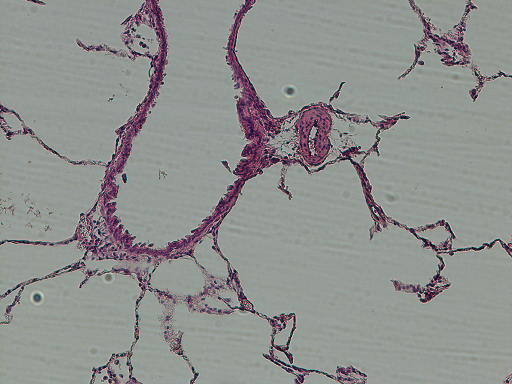
#> input picture assets/microphotographs-of-pulmonary-blood-vessels.png, 512 x 384 px
$ python results_helpers.py   (older library calls are emulated)
#> lines starting #> are read from the running program, lines starting #| are printed output that depends on the picture
### calculate_aptitude.py
import numpy as np
import cv2

"""
@breaf: This function is used to calculate the aptitude of the individuals in the population using any Objective Function passed as a parameter
@context: General approach to evaluate the individuals in the population
@param population: np.ndarray -> All population to be evaluated -> F.E: [[2.3, 4.5], [1.4, -0.2]]
@param objective_function: function -> Objective function to evaluate the individuals
@param of_params: Any additional parameter needed by the objective function. could change depending on the objective function
@return: np.ndarray -> Aptitude of the individuals in the population (Vector) [9, 5]
"""
# [7 lines left out: function evaluate_population, not called in this run]


def apply_sigmoid(img, alpha: float, delta: float)-> float:
    output_img = 1 / (1 + np.exp(alpha * (delta - img)))
    output_img = cv2.normalize(output_img, None, 0, 1, cv2.NORM_MINMAX)
    return output_img


# [14 lines left out: function apply_clahe, not called in this run]


def calculate_shannon_entropy(img) -> float:
    img_flat = img.flatten()
    hist_counts, _ = np.histogram(img_flat, bins=256, range=(0, 1), density=False)
    total_pixels = np.sum(hist_counts)
    probabilities = hist_counts / total_pixels
    probabilities = probabilities[probabilities > 0]
    return -np.sum(probabilities * np.log2(probabilities))


# [42 lines left out: functions obj_func_shannon_entropy, calculate_spatial_entropy, obj_func_spatial_entropy, not called in this run]


# [22 lines that do not run on import are left out]

### results_helpers.py
"""
@brief: Save the results in a csv file
@description: This function saves the results in a csv file. If the file already exists, it appends the new row to the file.
@param: ga_result: dict - dictionary with the results of the genetic algorithm
@param: ga_config: dict - dictionary with the configuration of the genetic algorithm
@param: folder_path: str - path to save the results
@return: None
"""
def save_results(ga_result: dict, ga_config: dict,  folder_path: str) -> None:
#> called with folder_path = './assets/results/'
    import os
    from datetime import datetime
    import pandas as pd

    try:

        # FORMAT THE RESULTS
        results = {}
        for i, value in enumerate(ga_result['individual']):
            results[f'individual_variable_{i+1}'] = value
        results['aptitude'] = ga_result['aptitude']
        results.update(ga_config)
        results['limits'] = str(list(results['limits']))
        results['image_height'] = results['image'].shape[0]
        results.pop('image')
        if hasattr(results['objetive_function'], '__name__'):
            results['objetive_function'] = results['objetive_function'].__name__
        if hasattr(results['parent_selection_optimization'], '__name__'):
            results['parent_selection_optimization'] = results['parent_selection_optimization'].__name__

        # SAVE THE RESULTS
        # Create the folder if it doesn't exist
        folder = os.path.dirname(folder_path)
        if not os.path.exists(folder):
            os.makedirs(folder)

        # define the file name using the image_path name or the current date and time
        file_name = results.get('image_path').split('/')[-1] if results.get('image_path') else datetime.now().strftime("%Y%m%d_%H%M%S")
        #remove the file extension
        file_name = file_name.split('.')[0]

        # validate if the file_name exists in the folder path. if it exists, open and add the new row to the file. if not, create a new file and add the row.
        if os.path.exists(f"{folder_path}{file_name}.csv"):
            # open the file
            df = pd.read_csv(f"{folder_path}{file_name}.csv")
            # add the new row to the existing file
            df = df._append(results, ignore_index=True)
            df.to_csv(f"{folder_path}{file_name}.csv", index=False)
            print(f"Results updated in {folder_path}{file_name}.csv")
        else:
            df = pd.DataFrame(results, index=[0])
            df.to_csv(f"{folder_path}{file_name}.csv", index=False)
            print(f"Results saved in {folder_path}{file_name}.csv")

    except Exception as e:
        print(f"Error saving the results: {e}")
        raise e


# function to show the results.
"""
@brief: Plot the results of the genetic algorithm optimization
@description: This function plots the original image and the improved image using the best individual found by the genetic algorithm.
@param: img_original: np.ndarray - original image
@param: ga_result: dict - dictionary with the results of the genetic algorithm
@param: tmp_objetive_function: str - name of the objective function used in the genetic algorithm.
@param: dip_function_selected: str - name of the digital image processing function used in the genetic algorithm.
@return: None
"""
def plot_results(img_original, ga_result: dict, tmp_objetive_function: str, dip_function_selected: str) -> None:
    import matplotlib.pyplot as plt
    from calculate_aptitude import apply_sigmoid, apply_clahe, calculate_shannon_entropy, calculate_spatial_entropy
    from mpl_toolkits.axes_grid1 import ImageGrid
    import numpy as np
    import os

    # Calculate the entropy of the original image
    original_entropy = calculate_spatial_entropy(img_original) if tmp_objetive_function == 'obj_func_spatial_entropy' else calculate_shannon_entropy(img_original)

    # improve the image
    variable_1, variable_2 = ga_result['individual']
    img_improved = img_original.copy()
    if dip_function_selected == 'sigmoid':
        img_improved = apply_sigmoid(img_improved, variable_1, variable_2)
        image_description = f"Sigmoid function. \nalfa = {variable_1} and delta = {variable_2}\nEntropy: {tmp_objetive_function}"
    elif dip_function_selected == 'clahe':
        variable_2 = int(np.round(variable_2))
        img_improved = apply_clahe(img_improved, variable_1, variable_2)
        image_description = f"CLAHE function. \nclip limit = {variable_1} and grid size = {variable_2}\nEntropy: {tmp_objetive_function}"
    else:
        raise ValueError(f'The function {dip_function_selected} is not implemented')

    # calculate the entropy of the improved image
    best_image_entropy = calculate_spatial_entropy(img_improved) if tmp_objetive_function == 'obj_func_spatial_entropy' else calculate_shannon_entropy(img_improved)

    # Create the figure and the grid of images
    fig = plt.figure(figsize=(12, 6))
    grid = ImageGrid(fig, 111, nrows_ncols=(1, 2), axes_pad=0, share_all=True)

    # Plot Original image
    grid[0].imshow(img_original, cmap='gray')
    grid[0].set_title(f'Original Image\nEntropy: {original_entropy}')

    # Plot Improved image
    grid[1].imshow(img_improved, cmap='gray')
    grid[1].set_title(f'Best Image\nEntropy: {best_image_entropy}\n{image_description}')

    # Deactivate the axis
    for ax in grid:
        ax.axis('off')

    # Show the plot
    plt.tight_layout()
    plt.show()


if __name__ == "__main__":

    # configuration for local test
    import numpy as np
    import cv2

    file_result_path= './assets/results/'
    result={'individual': [0.9087878718730255, 6.473717473195805], 'aptitude': 4.97570161859357}
    ga_config={'population_size': 10, 'generations': 1, 'variables': 2, 'limits': np.array([[ 0,  1],[ 0, 10]]), 'sbx_prob': 0.8, 'sbx_dispersion_param': 3, 'mutation_probability_param': 0.7, 'distribution_index_param': 95, 'objetive_function': "spatial_entropy", 'parent_selection_optimization': "maximaze", 'image': np.array([1,2,3,4,5]), 'image_path': 'assets/microphotographs-of-pulmonary-blood-vessels.png'}
    # save the results
    save_results(result, ga_config, file_result_path)

    # plot the results
    img = cv2.imread('./assets/microphotographs-of-pulmonary-blood-vessels.png', cv2.IMREAD_COLOR)
#> img is the input picture: shape (384, 512, 3); mean B, G, R 142.7, 144.8, 142.3
    img = cv2.cvtColor(img, cv2.COLOR_BGR2RGB)
    img = img.astype(np.float64) / 255.0
    plot_results(img, result, 'spatial_entropy', 'sigmoid')
#> in calculate_shannon_entropy, `hist_counts, _ = np.histogram(img_flat, bins=256, range=(0, 1), densit..`: hist_counts = 256 values, max 37485 at index 150, min 0 at index 245, mean 2304
#> in calculate_shannon_entropy, `total_pixels = np.sum(hist_counts)`: total_pixels = 589824
#> in calculate_shannon_entropy, `probabilities = hist_counts / total_pixels`: probabilities = 256 values, max 0.0636 at index 150, min 0 at index 245, mean 0.00391
#> in calculate_shannon_entropy, `probabilities = probabilities[probabilities > 0]`: probabilities = 252 values, max 0.0636 at index 150, min 1.7e-06 at index 250, mean 0.00397
#> in plot_results, `original_entropy = calculate_spatial_entropy(img_original) if tmp_obje..`: original_entropy = 5.44
#> in apply_sigmoid, `output_img = 1 / (1 + np.exp(alpha * (delta - img)))`:
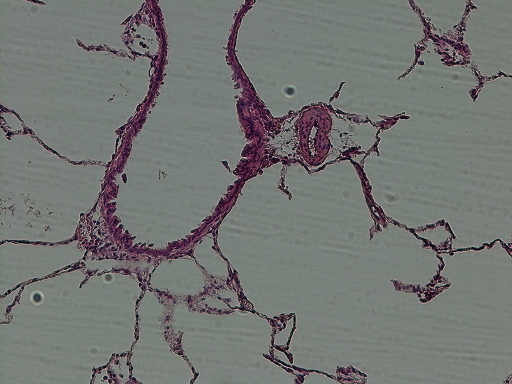
#> output_img: shape (384, 512, 3) float64; mean R, G, B 0.00462, 0.00467, 0.00463; drawn with min black and max white
#> in plot_results, `best_image_entropy = calculate_spatial_entropy(img_improved) if tmp_ob..`: best_image_entropy = 5.39
#> in plot_results, `plt.show()`:
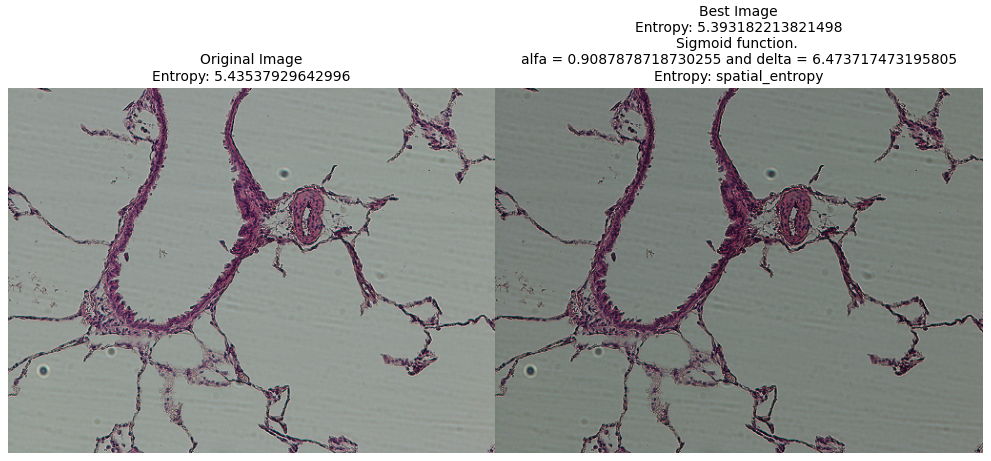
#> figure drawn by matplotlib, 2 panels

$ run again, with assets/Dental-Caries.jpg saved as assets/microphotographs-of-pulmonary-blood-vessels.png
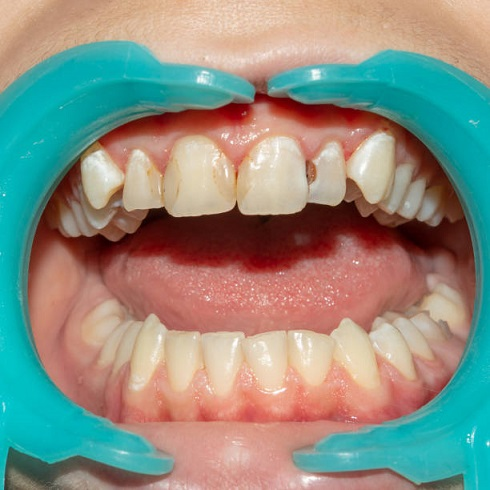
#> input picture assets/Dental-Caries.jpg, 490 x 490 px
#> img is the input picture: shape (490, 490, 3); mean B, G, R 130.2, 142.6, 140.1
#> hist_counts = 256 values, max 15125 at index 0, min 64 at index 252, mean 2813.7
#> total_pixels = 720300
#> in calculate_shannon_entropy, `probabilities = hist_counts / total_pixels`: probabilities = 256 values, max 0.021 at index 0, min 8.89e-05 at index 252, mean 0.00391
#> original_entropy = 7.68
#> in apply_sigmoid, `output_img = 1 / (1 + np.exp(alpha * (delta - img)))`:
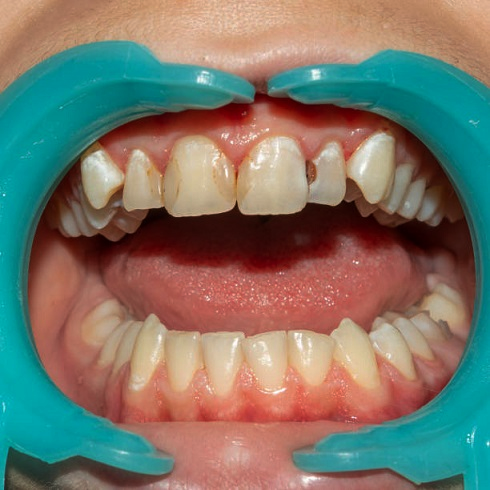
#> output_img: shape (490, 490, 3) float64; mean R, G, B 0.00475, 0.00469, 0.00448; drawn with min black and max white
#> best_image_entropy = 7.57
#> in plot_results, `plt.show()`:
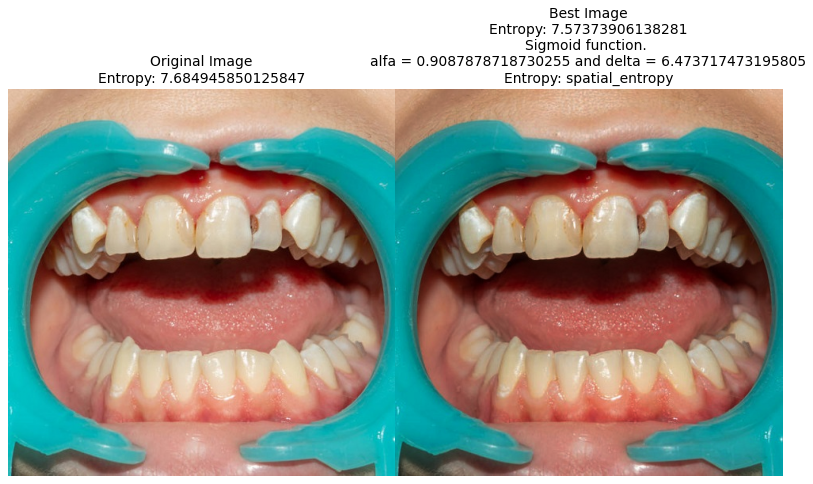
#> figure drawn by matplotlib, 2 panels
